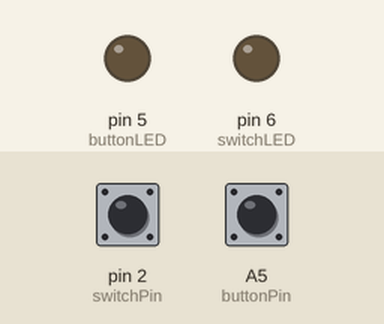
Recording of a sketch running on a simulated Arduino Uno, built with avr-gcc and run on an emulated ATmega328P. On the bench: output pins drawn as LEDs (lit = HIGH). Inputs (shaded band) come from the test bench; at power-on: pin 2 (switchPin) HIGH, A5 (buttonPin) HIGH.

Above: at 1.2 s.
1.3 s: pin 2 (switchPin) pulled LOW for 0.15 s
At 1.37 s:
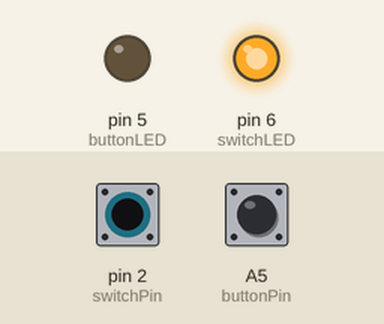
2.9 s: A5 (buttonPin) pulled LOW for 0.15 s
At 2.97 s:
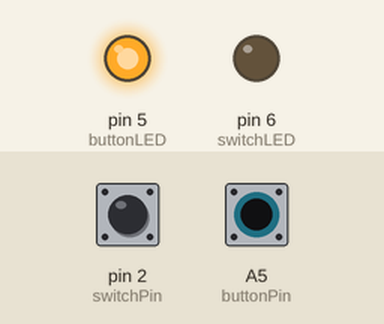
4.5 s: A5 (buttonPin) pulled LOW for 3.2 s
At 8.1 s:
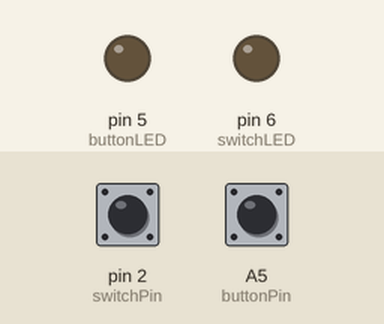
9.2 s: pin 2 (switchPin) pulled LOW for 3.2 s
At 10.5 s:
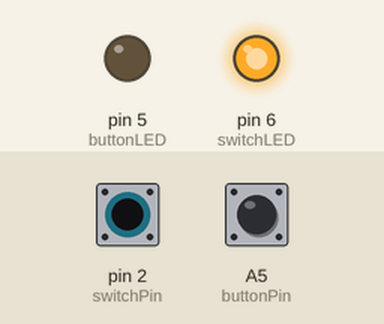
13.9 s: pin 2 (switchPin) driven LOW and A5 (buttonPin) driven LOW
At 15.3 s:
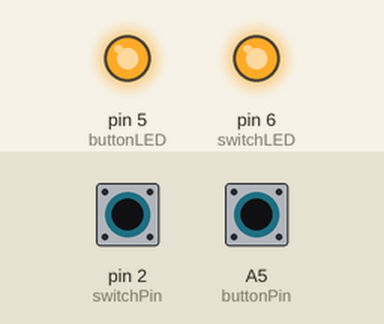
Timing chart, 0 to 16.4 s (numbered marks = the images above; inputs shaded):
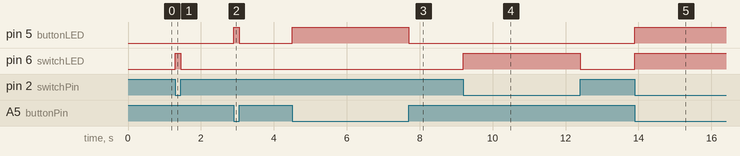

Measured:
- after the input at 1.3 s, pin 6 (switchLED): LOW → HIGH at once, → LOW 0.15 s later
- after the input at 2.9 s, pin 5 (buttonLED): LOW → HIGH at once, → LOW 0.15 s later
- after the input at 4.5 s, pin 5 (buttonLED): LOW → HIGH at once, → LOW 3.2 s later
- after the input at 9.2 s, pin 6 (switchLED): LOW → HIGH at once, → LOW 3.2 s later
- after the input at 13.9 s, pin 5 (buttonLED), pin 6 (switchLED): LOW → HIGH at once

The sketch:

ELC2019.ino
```cpp
// (licence header left out)
// Create integer variables for the pins we'll be using

int buttonPin = A5;
int switchPin = 2;

int buttonLED = 5;
int switchLED = 6;

void setup()
{
  // Initialize the button and switch pins as inputs with pullups.
  // Pullups keep the inputs from "floating" when a switch or button is open / unpressed.

  pinMode(buttonPin, INPUT_PULLUP);
  pinMode(switchPin, INPUT_PULLUP);

  // Initialize the LED pins as outputs:

  pinMode(buttonLED, OUTPUT);
  pinMode(switchLED, OUTPUT);
}

void loop()
{
  // This code will read the positions of the button and switch,
  // then use the "if" command to make LEDs follow these states.

  // Create variables to store the button and switch input values:

  int buttonState;
  int switchState;

  // Read and save the states of the button and switch:

  buttonState = digitalRead(buttonPin);
  switchState = digitalRead(switchPin);

  // The if-else statement lets you do different things based on different inputs:

  // The button will read as LOW when it's pressed

  if (buttonState == LOW) // Check to see if buttonState is LOW (pressed)
  {
    digitalWrite(buttonLED,HIGH); // If buttonState is LOW (pressed), turn on the LED
  }
  else
  {
    digitalWrite(buttonLED,LOW); // If buttonState is HIGH (unpressed), turn off the LED
  }

  if (switchState == LOW) // Check to see if switchState is LOW (switch is on)
  {
    digitalWrite(switchLED,HIGH); // If switchState is LOW (on), turn on the LED
  }
  else
  {
    digitalWrite(switchLED,LOW); // If switchState is HIGH (off), turn off the LED
  }
}
```
